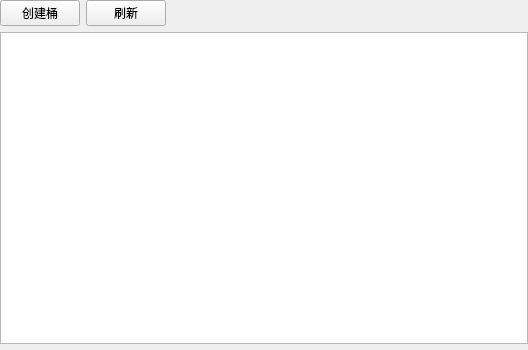
<?xml version="1.0" encoding="UTF-8"?>
<ui version="4.0">
 <class>UiBucketsTableWidget</class>
 <widget class="QWidget" name="UiBucketsTableWidget">
  <property name="geometry">
   <rect>
    <x>0</x>
    <y>0</y>
    <width>528</width>
    <height>350</height>
   </rect>
  </property>
  <property name="windowTitle">
   <string>Form</string>
  </property>
  <layout class="QVBoxLayout" name="verticalLayout">
   <property name="leftMargin">
    <number>0</number>
   </property>
   <property name="topMargin">
    <number>0</number>
   </property>
   <property name="rightMargin">
    <number>0</number>
   </property>
   <property name="bottomMargin">
    <number>0</number>
   </property>
   <item>
    <widget class="QWidget" name="widgetTools" native="true">
     <layout class="QHBoxLayout" name="horizontalLayout">
      <property name="leftMargin">
       <number>0</number>
      </property>
      <property name="topMargin">
       <number>0</number>
      </property>
      <property name="rightMargin">
       <number>0</number>
      </property>
      <property name="bottomMargin">
       <number>0</number>
      </property>
      <item>
       <widget class="UiPushButton" name="btnCreateBucket">
        <property name="text">
         <string>创建桶</string>
        </property>
       </widget>
      </item>
      <item>
       <widget class="UiPushButton" name="btnRefresh">
        <property name="text">
         <string>刷新</string>
        </property>
       </widget>
      </item>
      <item>
       <spacer name="horizontalSpacer">
        <property name="orientation">
         <enum>Qt::Horizontal</enum>
        </property>
        <property name="sizeHint" stdset="0">
         <size>
          <width>480</width>
          <height>20</height>
         </size>
        </property>
       </spacer>
      </item>
     </layout>
    </widget>
   </item>
   <item>
    <widget class="QTableView" name="tableView">
     <property name="editTriggers">
      <set>QAbstractItemView::NoEditTriggers</set>
     </property>
     <property name="selectionMode">
      <enum>QAbstractItemView::SingleSelection</enum>
     </property>
     <property name="selectionBehavior">
      <enum>QAbstractItemView::SelectRows</enum>
     </property>
     <property name="showGrid">
      <bool>false</bool>
     </property>
    </widget>
   </item>
   <item>
    <widget class="UiPageWidget" name="widgetPage" native="true"/>
   </item>
  </layout>
 </widget>
 <customwidgets>
  <customwidget>
   <class>UiPushButton</class>
   <extends>QPushButton</extends>
   <header>src/fend/uicom/uipushbutton.h</header>
  </customwidget>
  <customwidget>
   <class>UiPageWidget</class>
   <extends>QWidget</extends>
   <header>src/fend/uicom/uipagewidget.h</header>
   <container>1</container>
  </customwidget>
 </customwidgets>
 <resources/>
 <connections/>
</ui>
